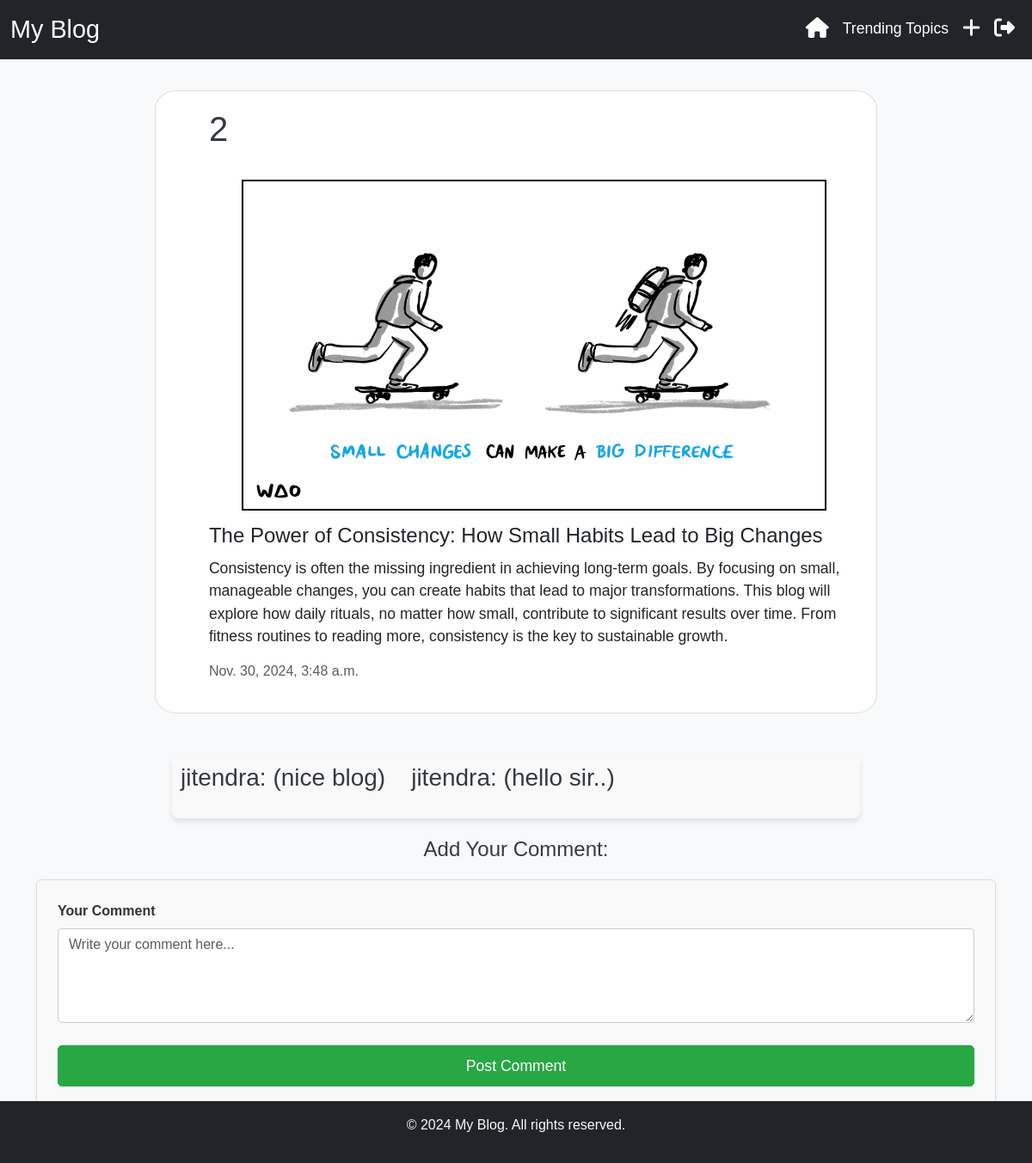
/postdetails/2 (signed in), run on the app's committed database.
### blogapp/models.py (models this page shows, shortened)
class blog(models.Model):
    User=models.ForeignKey(User,on_delete=models.CASCADE,blank=True,null=True)
    title=models.CharField(max_length=100)
    image=models.ImageField(upload_to='img',blank=True,null=True)
    content=models.TextField()
    published_date=models.DateTimeField(default=timezone.now,blank=True,null=True)
    l_add=models.IntegerField(default=0)
    dl_add=models.IntegerField(default=0,blank=True,null=True)

class comment(models.Model):
    User=models.ForeignKey(User,on_delete=models.CASCADE,blank=True,null=True)
    blog=models.ForeignKey(blog,on_delete=models.CASCADE,blank=True,null=True)
    message=models.TextField(blank=True,null=True)
    comment_date=models.DateTimeField(default=timezone.now,blank=True,null=True)

class User(models.Model):
    username = models.CharField(max_length=150, unique=True)
    email = models.EmailField(unique=True)
    password = models.CharField(max_length=128)
    otp=models.IntegerField(blank=True,null=True)

### blogapp/views.py (the view)
# urls.py: path('postdetails/<int:id>',postdetails,name='postdetails'),
def postdetails(request, id):
    if 'email' not in request.session:
        return redirect('login')
    data = blog.objects.get(id=id)
    rid=User.objects.get(email=request.session['email'])
    comm=comment.objects.filter(blog=data)
    contaxt = {
        'data': data,
        'comm':comm
    }
    return render(request, 'postdetails.html', contaxt)

### blogapp/templates/postdetails.html (shortened to what this page needs)
{% load static %}
<!DOCTYPE html>
<html lang="en">
<head>
    <link rel="stylesheet" href="https://cdn.jsdelivr.net/npm/bootstrap@5.3.0-alpha1/dist/css/bootstrap.min.css">
    <link rel="stylesheet" href="{% static 'style.css' %}">
    <link rel="stylesheet" href="https://cdnjs.cloudflare.com/ajax/libs/font-awesome/6.7.1/css/all.min.css"
 />
</head>
<body>
    <nav class="navbar navbar-expand-lg navbar-dark bg-dark">
        <div class="container-fluid">
            <a class="navbar-brand" href="#">My Blog</a>
            <div class="collapse navbar-collapse" id="navbarNav">
                <ul class="navbar-nav ms-auto">
                    <li class="nav-item"><a class="nav-link" href="{% url 'home' %}"><i  style="font-size: 1.5rem;" class="fa-solid fa-house"></i></a></li>
                    <li class="nav-item"><a class="nav-link" href="{% url 'trending' %}">Trending Topics</a></li>
                    <li class="nav-item"><a class="nav-link" href="{% url 'create_blog' %}"><i style="font-size: 1.5rem;" class="fa-solid fa-plus"></i></a></li>
                    <li class="nav-item"><a class="nav-link" href="{% url 'logout' %}"><i  style="font-size: 1.5rem;" class="fa-solid fa-right-from-bracket" title="Logout"></i></a></li>
                </ul>
            </div>
            </div>
    </nav>
    <div class="card" style="width:70%;margin: 3% auto;">
        <div class="card-body">
            <h1 style="float: center;">{{data.id}}</h1>
            <img src="{{data.image.url}}" width="90%" height="35%" alt="" style="margin:2% 5%;border:2px solid black">
            <h1 class="card-title">{{data.title}}</h1>
            <p class="card-text">
                {{data.content}}
            </p>
            <p class="text-muted">{{data.published_date}}</p>
        </div>
    </div>
<div class="container mt-5" style="margin-bottom:5.3%" >
    <div class="show-comment" style="margin-bottom: 2%;">
        {% for i in comm %}
        <h3>{{i.User.username}}: ({{i.message}})</h3><br>
        {% endfor %}
    </div>
    <h4 style="text-align: center;">Add Your Comment:</h4>
    <form method="POST" action="{% url 'add_comment' data.id %}" class="p-4 rounded shadow-sm" style="background-color: #f9f9f9; border: 1px solid #ddd;">
        <div class="form-group mb-3">
            <label for="comment" class="form-label" style="font-weight: bold;text-align: center;">Your Comment</label>
            <textarea id="comment" name="comment" class="form-control" rows="4" placeholder="Write your comment here..." required style="border: 1px solid #ccc; border-radius: 5px;"></textarea>
        </div>
        <button type="submit" class="btn btn-success btn-block" style="width: 100%; padding: 10px; font-size: 1.1em;">Post Comment</button>
    </form>
</div>
    <footer  style='position: fixed;bottom:0;width:100%;'class="bg-dark  text-light text-center py-3 mt-4">
        <p>&copy; 2024 My Blog. All rights reserved.</p>
    </footer>
</body>
</html>

### blogapp/static/style.css (style rules this page uses)
body { font-family: 'Arial', sans-serif; background-color: #f8f9fa; margin: 0; padding: 0; color: #333; }
h1, h2, h3, h4, h5 { color: #343a40; margin-bottom: 20px; }
nav.navbar { background-color: #343a40; }
nav.navbar .navbar-brand { color: #fff; font-size: 1.8em; }
nav.navbar .nav-link { color: #fff; font-size: 1.1em; padding: 10px 15px; }
.card { border: 1px solid #ddd; border-radius: 1%; margin-bottom: 2%; background-color: #fff; margin:0 auto; }
.card-body { margin-left:5%; padding: 20px; }
.card-title { font-size: 1.5em; margin-bottom: 10px; }
.card-text { font-size: 1.1em; }
.btn { border-radius: 5px; padding: 8px 15px; margin-top: 10px; }
.btn-success { background-color: #28a745; border-color: #28a745; }
input, textarea, select { width: 100%; padding: 10px; margin-bottom: 15px; border-radius: 5px; border: 1px solid #ddd; }
footer { background-color: #343a40; color: white; padding: 15px; text-align: center; }
.show-comment { display: flex; flex-wrap: wrap; gap: 15px; padding: 10px; background-color: #f9f9f9; border-radius: 8px; box-shadow: 0 4px 6px rgba(0, 0, 0, 0.1); max-width: 800px; margin-left: auto; margin-right: auto; }
@media (max-width: 1200px) { .card { margin-bottom: 20px; border-radius: 3%; margin-left: 5%; margin-bottom: 5%; } }

### data on the page
blog: id "2", image (picture), title "The Power of Consistency: How Small Habits Lead to Big Changes", content "Consistency is often the missing ingredient in achieving long-term goals. By focusing on small, manageable changes, you can create habits that lead to major transformations. This blog will explore how daily rituals, no matter how small, contribute to significant results over time. From fitness routines to reading more, consistency is the key to sustainable growth.", published_date "Nov. 30, 2024, 3:48 a.m."
comment: User.username "jitendra", message "nice blog"
comment: User.username "jitendra", message "hello sir.."
